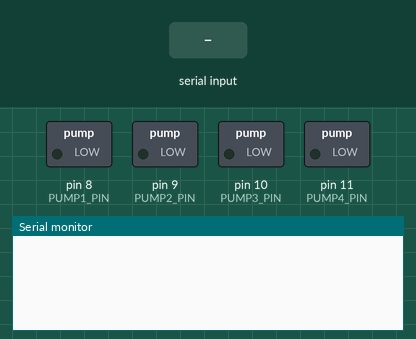
Simulated run of this sketch. Board: Arduino Uno, built with avr-gcc and run on an emulated ATmega328P. Parts: switched loads named in the sketch (green lamp = pin HIGH), the last lines printed to the serial monitor. The test bench sets the inputs (shaded band).

Above: at 1.2 s.
1.3 s: "ALL?\n" received over Serial
At 2.4 s:
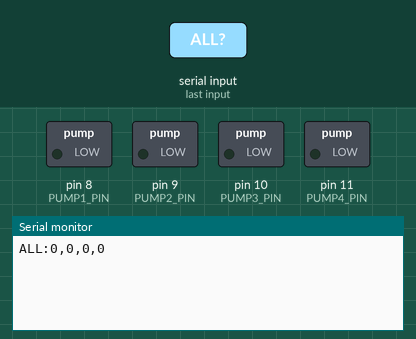
2.8 s: "OFF\n" received over Serial
At 3.5 s:
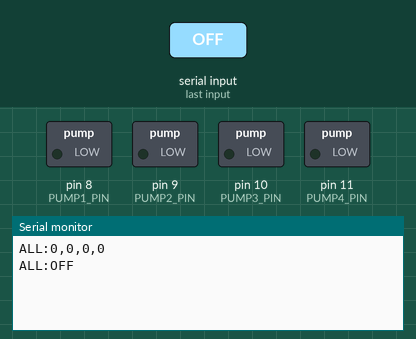

The sketch:

pump_controller.ino
```cpp
/*
  Pump Controller Sketch
  Pins: 8, 9, 10, 11 (PWM for speed control)
  Serial: 9600 baud
  Commands:
    P<n>,<speed> - Pump n (1-4) ON at speed (0-255)
    P<n>,0      - Pump n OFF
    P<n>?      - Query pump n status
    ALL?,      - Query all pumps
*/

#define PUMP1_PIN 8
#define PUMP2_PIN 9
#define PUMP3_PIN 10
#define PUMP4_PIN 11

const uint8_t pumpPins[4] = {PUMP1_PIN, PUMP2_PIN, PUMP3_PIN, PUMP4_PIN};
uint8_t pumpSpeeds[4] = {0, 0, 0, 0};

// Parser variables
char buffer[32];
uint8_t parseIndex = 0;

void setup() {
  for (int i = 0; i < 4; i++) {
    pinMode(pumpPins[i], OUTPUT);
    digitalWrite(pumpPins[i], LOW);
  }
  Serial.begin(9600);
}

void loop() {
  while (Serial.available()) {
    char c = Serial.read();
    if (c == '\n' || c == '\r') {
      processCommand();
      parseIndex = 0;
    } else {
      buffer[parseIndex++] = c;
      if (parseIndex >= 31) parseIndex = 30;
    }
  }
}

void processCommand() {
  buffer[parseIndex] = '\0';
  parseIndex = 0;

  // Parse: P<num>,<value>
  if (buffer[0] == 'P' && buffer[1] >= '1' && buffer[1] <= '4') {
    uint8_t pumpNum = buffer[1] - '1'; // 0-3

    if (buffer[2] == '?') {
      // Query pump status
      Serial.print("P");
      Serial.print(pumpNum + 1);
      Serial.print(":");
      Serial.println(pumpSpeeds[pumpNum]);
    }
    else if (buffer[2] == ',') {
      // Set pump speed
      uint8_t speed = atoi(&buffer[3]);
      speed = min(speed, (uint8_t)255);
      pumpSpeeds[pumpNum] = speed;
      analogWrite(pumpPins[pumpNum], speed);
      Serial.print("P");
      Serial.print(pumpNum + 1);
      Serial.print(":");
      Serial.println(speed);
    }
  }
  else if (strncmp(buffer, "ALL?", 4) == 0) {
    // Query all pumps
    Serial.print("ALL:");
    for (int i = 0; i < 4; i++) {
      Serial.print(pumpSpeeds[i]);
      if (i < 3) Serial.print(",");
    }
    Serial.println();
  }
  else if (strncmp(buffer, "OFF", 3) == 0) {
    // Turn off all pumps
    for (int i = 0; i < 4; i++) {
      pumpSpeeds[i] = 0;
      digitalWrite(pumpPins[i], LOW);
    }
    Serial.println("ALL:OFF");
  }
}
```

Measured:
- after the input at 1.3 s, the serial monitor: prints a new line at once (image 1)
- after the input at 2.8 s, the serial monitor: prints a new line at once (image 2)
